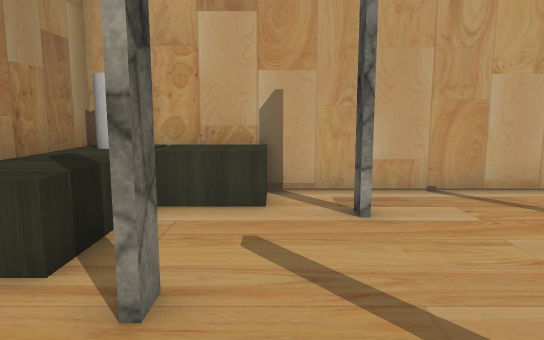
View 1 (above)

13 first-person views from a walk through a Unity game level. The camera is 1.52 m above the floor, tilts 8° down and sees 70° across. The floor is counted in squares, 1.02 m on a side. Each view is taken from the middle of a square. On the plan, view 1 faces up. The plan holds only what a view shows up to about 17 squares ahead; the rest is blank. The player is left out. Door leaves are left out, so doorways stand open. Some surface patterns are stand-ins.

View 2
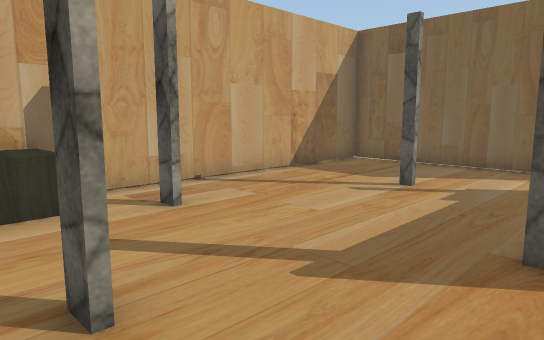

View 3
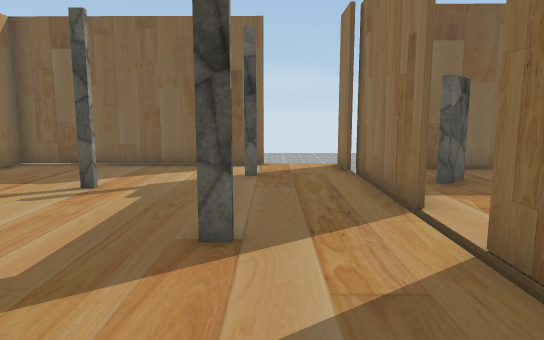

View 4
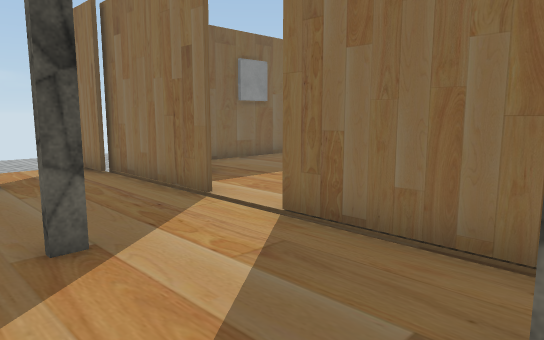

View 5
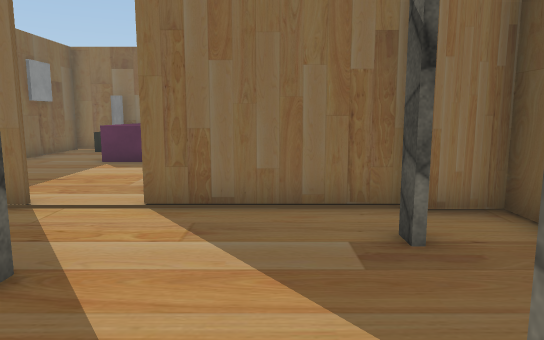

View 6
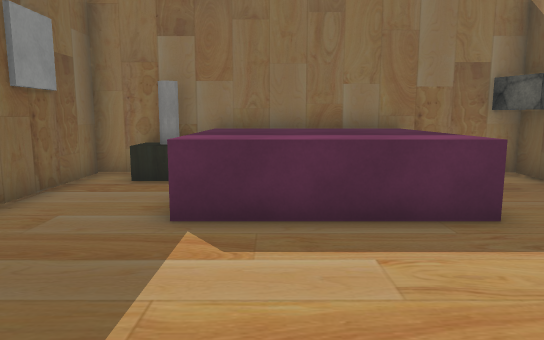

View 7
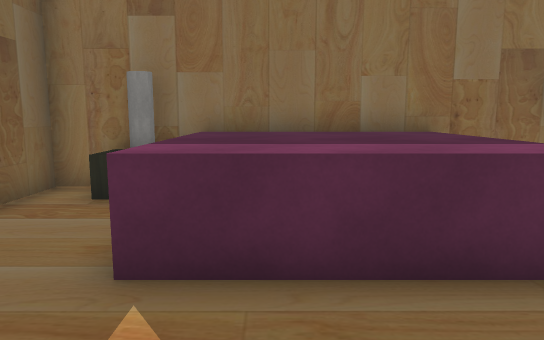

View 8
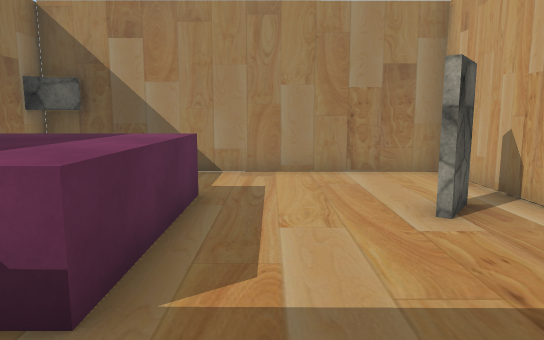

View 9
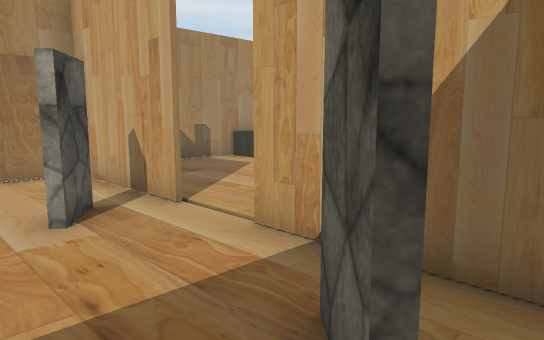

View 10
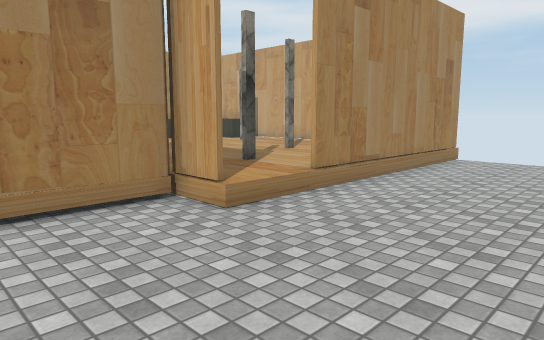

View 11
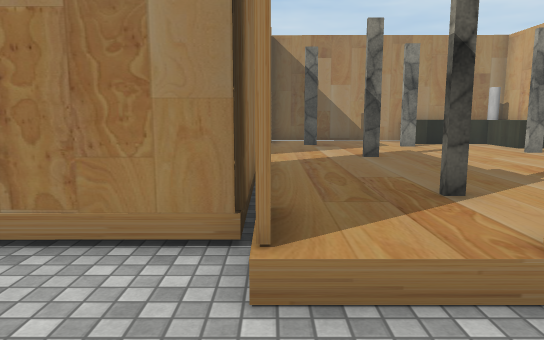

View 12
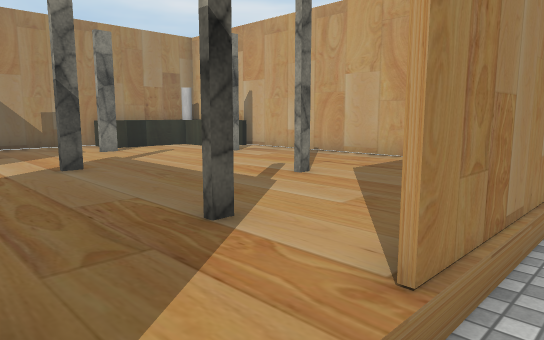

View 13
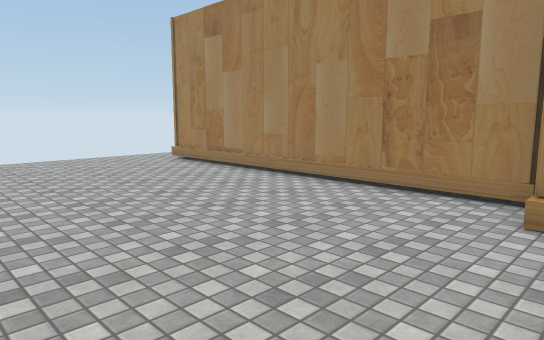

### Floor plan
Key: @ floor where view 1 was taken; # wall or solid block; . main floor; - floor 0.5 m lower than the main floor; D open door; ^ raised ledge; T thing the floor can be seen under or through; O other object.
Columns run from 4 left of view 1 to 17 right of it. Each row starts with its distance up from view 1.
  8 O^#############
  7 #^OOO.........#---
  6 #^O..#........#---
  5 #^^...........#---
  4 #^^.......#...#---
  3 #..#..........#---
  2 #.............#----
  1 #......#....#.#----
  0 #...@.........D-----
 -1 #.............D-------
 -2 ###....DD#####D-------
 -3   #####......T------
 -4   #...#....#.T------
 -5   #..........T------
 -6   #..........T------
 -7   #..........T------
 -8   #..........T------
 -9   #..^^^^^...T------
-10   #..^^^^^...#-----
-11   #. ^^^^^...#-----
-12   #. ^^^^^OO.#-----
-13   ############-----
-14             -------
-15             ------

Where each view was taken, in squares from view 1:
view 1: 0 up, 0 right, facing up
view 2: 0 up, 2 left, facing up-right
view 3: 0 up, 2 left, facing right
view 4: 2 up, 2 left, facing down-right
view 5: 4 up, 0 right, facing down
view 6: 3 down, 4 right, facing down
view 7: 5 down, 4 right, facing down
view 8: 7 down, 8 right, facing left
view 9: 6 down, 8 right, facing up-left
view 10: 6 down, 15 right, facing up-left
view 11: 2 down, 13 right, facing left
view 12: 2 down, 11 right, facing up-left
view 13: 1 down, 16 right, facing down-left
